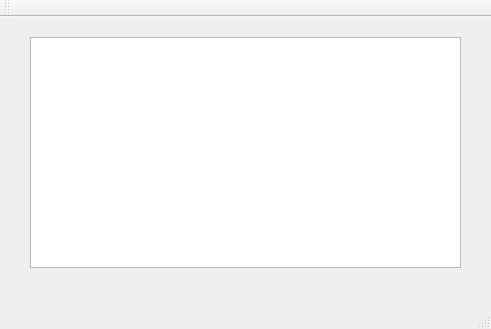
<?xml version="1.0" encoding="UTF-8"?>
<ui version="4.0">
 <class>MainWindow</class>
 <widget class="QMainWindow" name="MainWindow">
  <property name="geometry">
   <rect>
    <x>0</x>
    <y>0</y>
    <width>491</width>
    <height>329</height>
   </rect>
  </property>
  <property name="windowTitle">
   <string>MainWindow</string>
  </property>
  <widget class="QWidget" name="centralWidget">
   <widget class="QTextEdit" name="tb_show">
    <property name="geometry">
     <rect>
      <x>30</x>
      <y>20</y>
      <width>431</width>
      <height>231</height>
     </rect>
    </property>
   </widget>
  </widget>
  <widget class="QMenuBar" name="menuBar">
   <property name="geometry">
    <rect>
     <x>0</x>
     <y>0</y>
     <width>491</width>
     <height>23</height>
    </rect>
   </property>
  </widget>
  <widget class="QToolBar" name="mainToolBar">
   <attribute name="toolBarArea">
    <enum>TopToolBarArea</enum>
   </attribute>
   <attribute name="toolBarBreak">
    <bool>false</bool>
   </attribute>
  </widget>
  <widget class="QStatusBar" name="statusBar"/>
 </widget>
 <layoutdefault spacing="6" margin="11"/>
 <resources/>
 <connections/>
</ui>
